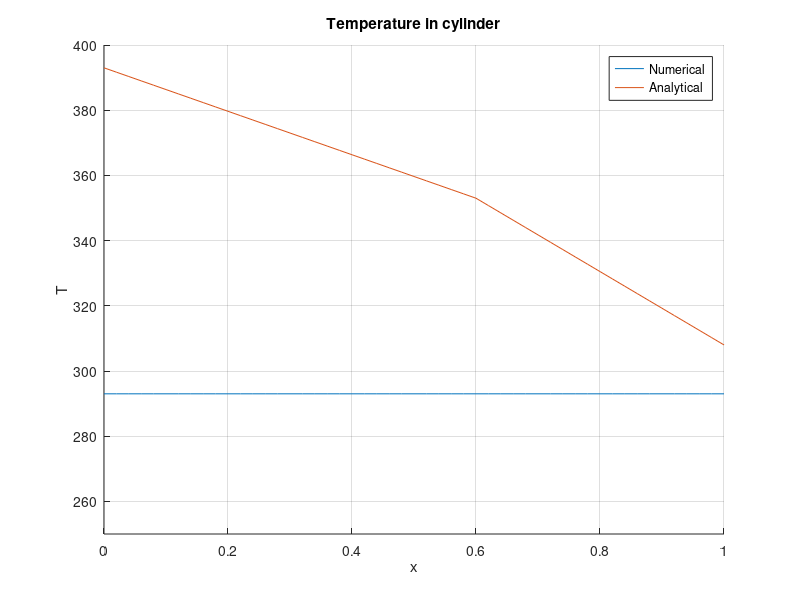

MATLAB code for this plot: (Note: this script raises an error after producing the figure.)
fileName = 'TwoMaterials.gif';

T_left = 120+273;
T_right = 35+273;
T_0 = 20+273;

k_1 = 400;
k_2 = 237;
ro_1 = 8940;
ro_2 = 2700;
c_1 = 385;
c_2 = 920;

L = 1;
L_1 = 0.6;
L_2 = 0.4;

N = 51;
X = linspace(0, L, N);
dx = X(2) - X(1);

N_edge = 31;

t = 5000;
dt = dx^2*0.999/2 * min(ro_1*c_1/k_1, ro_2*c_2/k_2);
Time = 0:dt:t;
M = length(Time);
% dt / dx^2
cur_1 = ones(1, N_edge-1) * (c_1*ro_1);
cur_2 = ones(1, N-N_edge) * (c_2*ro_2);
cur = [cur_1 (c_1*ro_1 + c_2*ro_2)/2 cur_2];

k1 = ones(1, N_edge-1) * k_1;
k2 = ones(1, N-N_edge+1) * k_2;
k_minus_half = [k1 k2];

k1 = ones(1, N_edge) * k_1;
k2 = ones(1, N-N_edge) * k_2;
k_plus_half = [k1 k2];

u = zeros(M, N);

u(1, :) = T_0;

figure;
for m=1:M-1
    W = zeros(1, N);
    E = zeros(1, N);
    
    W(1:N-1) = u(m, 2:N);
    E(2:N)   = u(m, 1:N-1);
    S = u(m, :);
        
    u(m+1, :) = S + (dt/dx^2)*(k_plus_half.*(E-S) - k_minus_half.*(S-W)) ./ cur;
    
    u(m+1, 1) = T_left;
    u(m+1, N) = T_right;
    
end

f1 = @(x) (k_2/k_1*(T_right-T_left)/(L_1*k_2/k_1 - L_1 + L)).*x + T_left;
f2 = @(x) ((T_right - T_left)/(L_1*k_2/k_1-L_1+L)).*x + T_right - L*(T_right - T_left)/(L_1*k_2/k_1-L_1+L);

u1 = f1(X(1:N_edge));
u2= f2(X(N_edge:N));

u_analytic = [u1 u2(2:N-N_edge+1)];

for m = 1:50:M
    clf
    grid on;
    hold on;
    
    plot(X, u(m, :));
    plot(X, u_analytic);
    
    title('Temperature in cylinder');
    xlabel('x');
    ylabel('T');
    axes = [0 1 250 400];
    xlim([0 1]);
    ylim([250 400]);
    legend('Numerical', 'Analytical');
    
    frame = getframe(gca);
    img =  frame2im(frame);
    [img,cmap] = rgb2ind(img,256);
    if m == 1
        imwrite(img, cmap, fileName,'gif',...
                'LoopCount',Inf,'DelayTime',0);
    else
        imwrite(img, cmap, fileName,'gif',...
                'WriteMode','append','DelayTime',0);
    end
end

figure;
title('3D plot');
[Xs, Ts] = meshgrid(X, Time);
mesh(Xs, Ts, u);
xlabel('x');
ylabel('t');